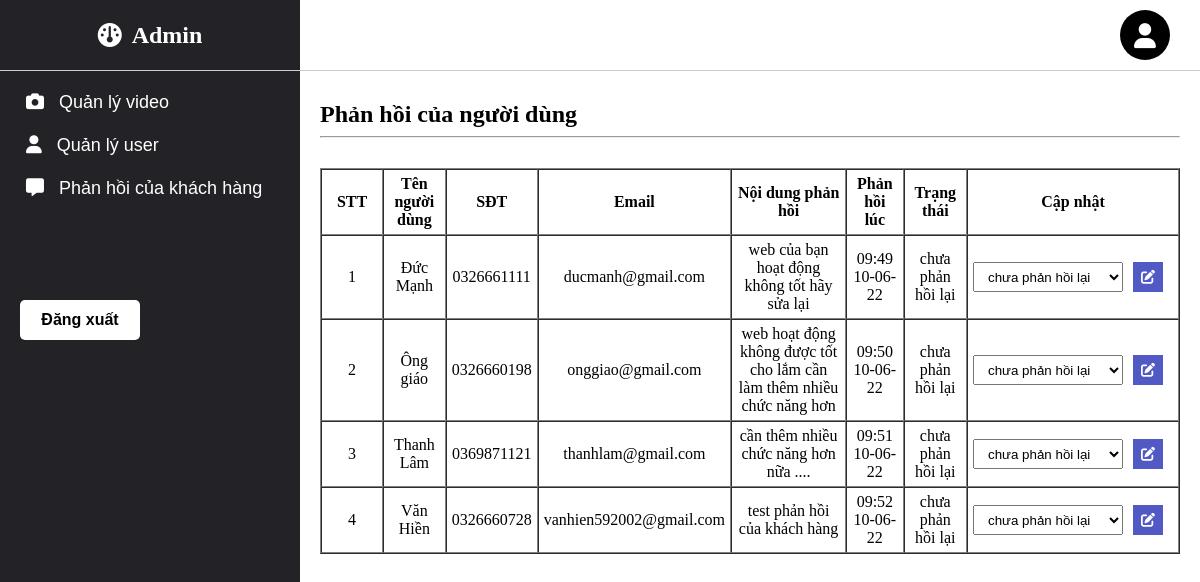
The app's page /View/admin/manageContact.php with its own data.
### tables this page shows
CREATE TABLE `contact` (
  `id` int(11) NOT NULL,
  `name` varchar(255) NOT NULL,
  `phone` varchar(255) NOT NULL,
  `email` varchar(255) NOT NULL,
  `content` text NOT NULL,
  `iduser` int(11) NOT NULL,
  `time` varchar(255) NOT NULL,
  `trang_thai` int(11) NOT NULL
);

### View/admin/page/tableContact.php (the view, shortened to what this page needs)
<link rel="stylesheet" href="../css/index.css">
<?php
    include("db-connect.php");
    $sql = "SELECT * FROM `contact` WHERE 1";
    $values = mysqli_query($connect, $sql);
    $i = 0;
    $row = mysqli_num_rows($values);
    if ($row == 0) {
?>
    <h2>Danh sách phản hồi rỗng ...!</h2>
<?php
    }
    else {
?>
<table border="1px" width="100%" cellspacing="0px" cellpadding="5px">
    <tr>
        <th class="column-firts">STT</th>
        <th>Tên người dùng</th>
        <th>SĐT</th>
        <th>Email</th>
        <th>Nội dung phản hồi</th>
        <th>Phản hồi lúc</th>
        <th>Trạng thái</th>
        <th class="column_update_contact" colspan="2">Cập nhật</th>
    </tr>
<?php
        foreach($values as $v) {
            $i++;
?>
    <tr>
        <td> <?php echo $i ?> </td>
        <td> <?php echo $v['name']?> </td>
        <td> <?php echo $v['phone']?> </td>
        <td> <?php echo $v['email']?> </td>
        <td> <?php echo $v['content']?> </td>
        <td> <?php echo $v['time']?> </td>
        <td>
            <?php
                if ($v['trang_thai'] == 0) {
                    echo "chưa phản hồi lại";
                }
                else {
                    echo "đã phản hồi";
                }
            ?>
        </td>
        <td class="column_update_contact">
            <form action="./Model/Handle/update_contact.php?id=<?php echo$v['id']?>" method="post">
                <select name="edit_trang_thai" id="edit_trang_thai">
                    <option value="0">chưa phản hồi lại</option>
                </select>
                <button class="edit" type="submit">
                    <i class="fa-solid fa-pen-to-square"></i>
                </button>
            </form>
        </td>
    </tr>
<?php
        }
    }
?>
</table>

### View/admin/css/index.css (style rules this page uses)
body { margin: 0px; }
.form_insert input, select { width: 250px; margin-right: 50px; padding: 5px 10px; height: 30px; box-sizing: border-box; }
table { margin-top: 30px; text-align: center; }
.column-firts { width: 50px; }
table .edit, .delete { width: 30px; height: 30px; display: flex; justify-content: center; align-items: center; text-decoration: none; float: left; border: 0px; }
table .edit { background-color:rgb(81, 89, 197); }
table i { font-size: 14px; color: #fff; }
#edit_trang_thai { width: 150px; margin: 0px; float: left; margin-right: 10px; }
.column_update_contact { width: 200px; }

### records on screen
contact: name "Đức Mạnh", phone "0326661111", email "ducmanh@gmail.com", content "web của bạn hoạt động không tốt hãy sửa lại", time "09:49 10-06-22", trang_thai "chưa phản hồi lại"
contact: name "Ông giáo", phone "0326660198", email "onggiao@gmail.com", content "web hoạt động không được tốt cho lắm cần làm thêm nhiều chức năng hơn", time "09:50 10-06-22", trang_thai "chưa phản hồi lại"
contact: name "Thanh Lâm", phone "0369871121", email "thanhlam@gmail.com", content "cần thêm nhiều chức năng hơn nữa ....", time "09:51 10-06-22", trang_thai "chưa phản hồi lại"
contact: name "Văn Hiền", phone "0326660728", email "vanhien592002@gmail.com", content "test phản hồi của khách hàng", time "09:52 10-06-22", trang_thai "chưa phản hồi lại"
